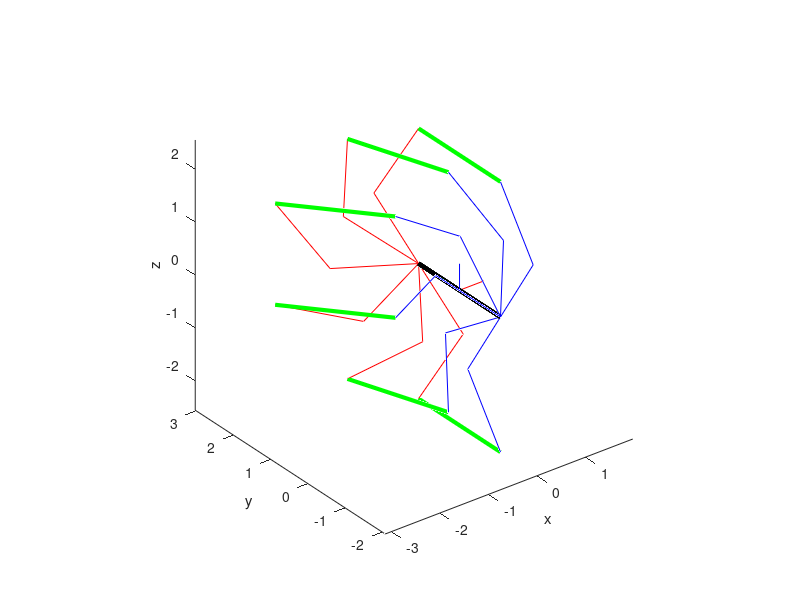

Reproduce this figure in MATLAB.
clc
clear
clf

l1 = 2.20;
l2 = 1.4725;
L1 = 2.20;
L2 = 1.4725;
deg = pi/180;

q11q13q21q23 = [pi/3, pi/3, pi/3, pi/3];
q11 = 0.1 * pi/2;
q13 = pi/3;
q21 = 0.5 * pi/2;
q23 = pi/3;

x11 = sin(q11);
y11 = cos(q11);
x13 = sin(q13/2);
y13 = cos(q13/2);
x21 = sin(q21);
y21 = cos(q21);
x23 = sin(q23/2);
y23 = cos(q23/2);
% x1213 =  sin(q12 + q13/2);
% y1213 =  cos(q12 + q13/2);
% x2223 =  sin(q22 + q23/2);
% y2223 =  cos(q22 + q23/2);

% syms x
% C1 * x^8  + C2 * x^7 + C3 * x^6  + C4 * x^5 + C5 * x^4  + C6 * x^3 + C7 * x^2 + C8 * x^1 + C9 = 0;
% x = tan[(q12 + q13/2)/2]
% the coefficient matrix of the 8-degree polynomials equations
% the coefficient matrix of the 8-degree polynomials equation
% CoefficientMatrix8 = [C1, C2, C3, C4, C5, C6, C7, C8, C9];

A1 = l2 * x11 * 2 * y13;
A2 = l2 * x21 * 2 * y23;
A3 = l2 * y11 * 2 * y13;
A4 = l2 * y21 * 2 * y23;

C1 = (A1^4 + 2*A1^2*A2^2 + 2*A1^2*A3^2 - 4*A1^2*A3*l1 + 2*A1^2*A4^2 + A2^4 + 2*A2^2*A3^2 - 4*A2^2*A3*l1 + 2*A2^2*A4^2 + A3^4 - 4*A3^3*l1 + 2*A3^2*A4^2 + 4*A3^2*l1^2 - 4*A3*A4^2*l1 + A4^4)*y23^4 + (- 4*A1^2*A2^2 + 8*A1*A2*A3*A4 - 8*A1*A2*A4*l1 - 4*A3^2*A4^2 + 8*A3*A4^2*l1 - 4*A4^2*l1^2)*y23^2;
C2 = 0;
C3 = (- 8*A1^2*A2^2 - 8*A1^2*A4^2 - 8*A2^4 - 8*A2^2*A3^2 + 16*l1*A2^2*A3 - 16*A2^2*A4^2 - 8*A3^2*A4^2 + 16*l1*A3*A4^2 - 8*A4^4)*y13^2*y23^2 + (16*A1^2*A2^2 - 32*A1*A2*A3*A4 + 32*A1*A2*A4*l1 + 16*A3^2*A4^2 - 32*A3*A4^2*l1 + 16*A4^2*l1^2)*y13^2 + (- 4*A1^4 - 8*A1^2*A3^2 + 8*l1*A1^2*A3 + 4*A2^4 - 8*l1*A2^2*A3 + 8*A2^2*A4^2 - 4*A3^4 + 8*l1*A3^3 - 8*l1*A3*A4^2 + 4*A4^4)*y23^4 + (- 16*A4^2*l1^2 + 16*A3*A4^2*l1 - 16*A1*A2*A4*l1)*y23^2;
C4 = 0;
C5 = (16*A2^4 + 32*A2^2*A4^2 + 16*A4^4)*y13^4 + (16*A1^2*A2^2 + 16*A1^2*A4^2 - 16*A2^4 + 16*A2^2*A3^2 - 32*A2^2*A4^2 + 16*A3^2*A4^2 - 16*A4^4)*y13^2*y23^2 + (- 32*A1^2*A2^2 + 64*A1*A2*A3*A4 - 32*A3^2*A4^2 + 32*A4^2*l1^2)*y13^2 + (6*A1^4 - 4*A1^2*A2^2 + 12*A1^2*A3^2 - 4*A1^2*A4^2 + 6*A2^4 - 4*A2^2*A3^2 + 12*A2^2*A4^2 + 6*A3^4 - 4*A3^2*A4^2 - 8*A3^2*l1^2 + 6*A4^4)*y23^4 + (8*A1^2*A2^2 - 16*A1*A2*A3*A4 + 8*A3^2*A4^2 - 24*A4^2*l1^2)*y23^2;
C6 = 0;
C7 = (- 8*A1^2*A2^2 - 8*A1^2*A4^2 - 8*A2^4 - 8*A2^2*A3^2 - 16*l1*A2^2*A3 - 16*A2^2*A4^2 - 8*A3^2*A4^2 - 16*l1*A3*A4^2 - 8*A4^4)*y13^2*y23^2 + (16*A1^2*A2^2 - 32*A1*A2*A3*A4 - 32*A1*A2*A4*l1 + 16*A3^2*A4^2 + 32*A3*A4^2*l1 + 16*A4^2*l1^2)*y13^2 + (- 4*A1^4 - 8*A1^2*A3^2 - 8*l1*A1^2*A3 + 4*A2^4 + 8*l1*A2^2*A3 + 8*A2^2*A4^2 - 4*A3^4 - 8*l1*A3^3 + 8*l1*A3*A4^2 + 4*A4^4)*y23^4 + (- 16*A4^2*l1^2 - 16*A3*A4^2*l1 + 16*A1*A2*A4*l1)*y23^2;
C8 = 0;
C9 = (A1^4 + 2*A1^2*A2^2 + 2*A1^2*A3^2 + 4*A1^2*A3*l1 + 2*A1^2*A4^2 + A2^4 + 2*A2^2*A3^2 + 4*A2^2*A3*l1 + 2*A2^2*A4^2 + A3^4 + 4*A3^3*l1 + 2*A3^2*A4^2 + 4*A3^2*l1^2 + 4*A3*A4^2*l1 + A4^4)*y23^4 + (- 4*A1^2*A2^2 + 8*A1*A2*A3*A4 + 8*A1*A2*A4*l1 - 4*A3^2*A4^2 - 8*A3*A4^2*l1 - 4*A4^2*l1^2)*y23^2;


% the coefficient matrix of the 8-degree polynomials equation
CoefficientMatrix8 = [C1, C2, C3, C4, C5, C6, C7, C8, C9];

% calculate the root of the 8-degree polynomials equation
x = roots(CoefficientMatrix8);

% get the value of real number (+/-)
x = x(imag(x) == 0);
NumRealq12 = length (x);

% the final value of "+/-theta13"
% the programm should judge the sign of the value

q12all = 2 * atan(x) - q13/2 ;
%% ------------------Obtain all of the correct values and assign to q13q23-------------------------
% numbers of i and j are used to count the possible values that satisfy the
% condiation of C1z = C2z; And then, assign all the possible values to
% matrix q13q23;

i = 1;
for Numq12 = 1:NumRealq12
    
    q12SingleValue = q12all(Numq12);
    j = 0;
    %% -------------- Calculate the value of q23 (theta23) ----------------
    % Using the following function to calculate the value of q23
    % L2 * cos(q23)^2 + (D1 * cos(q13) + D2) * cos(q23) + (L2 * cos(q13)^2 + E1 * cos(q13) + E2) = 0
    % the coefficient matrix of the 2-degree polynomials equations
    
    x1213 =  sin(q12SingleValue + q13/2);
    y1213 =  cos(q12SingleValue + q13/2);
    if y23 ~= 0
        x2223 = y13 * x1213 / y23;
    end
    
    % calculate the root of the 2-degree polynomials equation
    q22all = asin(x2223) - q23/2;    
    %q22all * 180 / pi
    
    for Numq22 = 1:length(q22all)
        
        q22SingleValue = q22all(Numq22);
        %% -----------------------Get the output values of Moving Platform-----------------------
        %%--------------------Calculate the position of Ai Bi Ci------------------
        A1 = [0, -L1/2, 0];
        B1 = [L2 * cos(q12SingleValue) * sin(q11), -L1/2 - L2 * cos(q12SingleValue) * cos(q11), L2 * sin(q12SingleValue)];
        C1 = [L2 * (cos(q12SingleValue) + cos(q12SingleValue + q13)) * sin(q11), -L1/2 - L2 * (cos(q12SingleValue) + cos(q12SingleValue + q13)) * cos(q11), L2 * (sin(q12SingleValue) + sin(q12SingleValue + q13))];
        
        A2 = [0, L1/2, 0];
        B2 = [- L2 * cos(q22SingleValue) * sin(q21), L1/2 + L2 * cos(q22SingleValue) * cos(q21), L2 * sin(q22SingleValue)];
        C2 = [- L2 * (cos(q22SingleValue) + cos(q22SingleValue + q23)) * sin(q21), L1/2 + L2 * (cos(q22SingleValue) + cos(q22SingleValue + q23)) * cos(q21), L2 * (sin(q22SingleValue) + sin(q22SingleValue + q23))];
        %%------------------------------------------------------------------------
        
        % Get rid of the undesired points
        if abs(C1(3) - C2(3)) > 1e-8 || norm(C1 - C2) - L1 > 1e-8 
            continue;
        end
        
        % assign the values to q13q23
        q12 = q12SingleValue;
        q22 = q22SingleValue;
        
        % Calculate the center point of moving platform
        p(i+j,1:3) = (C1 + C2) / 2;
        C1C2 = C2 - C1;
        yaxis = [0, 1, 0];
        % Judge the direction of the rotation around Z-axis
        directionC1C2Xxaxis = cross(C1C2, yaxis);
        if directionC1C2Xxaxis(3) < 0
            gamma(i+j) = -acos((C1C2 * yaxis')/(norm(C1C2)* norm(yaxis)));
        else
            gamma(i+j) = acos((C1C2 * yaxis')/(norm(C1C2)* norm(yaxis)));
        end
        gamma(i+j) * 180 / pi;
        p(i+j,4:6) = [0, 0, gamma(i+j)];
        ABC(i+j,:) = [A1, B1, C1, A2, B2, C2];
        
        %%-------------------------q14q15 and q24q25------------------------------
        % Calculate the angles of q14q15 and q24q25
        q14 = pi - q12 - q13;% Actually, it should be:q14 = q12 + q13 - pi/2;
        q15 = -q11 - gamma(i+j);
        q24 = pi - q22 - q23;%Actually, it should be:q14 = q22 + q23 - pi/2;
        q25 = q21 - gamma(i+j);
        %%------------------------------------------------------------------------
        %%-------------------------q11-q15 and q21-q25------------------------------
        q1q2(i+j,:) = [q11, q12, q13, q14, q15, q21, q22, q23, q24, q25];
        
        j = j + 1;
        %% --------------------Plot the mechanism Ai Bi Ci------------------
        PA1B1C1x = [A1(1), B1(1), C1(1)];
        PA1B1C1y = [A1(2), B1(2), C1(2)];
        PA1B1C1z = [A1(3), B1(3), C1(3)];
        plot3(PA1B1C1x, PA1B1C1y, PA1B1C1z,'b-'); hold on;
        
        PA2B2C2x = [A2(1), B2(1), C2(1)];
        PA2B2C2y = [A2(2), B2(2), C2(2)];
        PA2B2C2z = [A2(3), B2(3), C2(3)];
        plot3(PA2B2C2x, PA2B2C2y, PA2B2C2z,'r-'); hold on;
        
        PC1C2x = [C1(1), C2(1)];
        PC1C2y = [C1(2), C2(2)];
        PC1C2z = [C1(3), C2(3)];
        plot3(PC1C2x, PC1C2y, PC1C2z,'g-','linewidth',3); hold on;
        
        PA1A2x = [A1(1), A2(1)];
        PA1A2y = [A1(2), A2(2)];
        PA1A2z = [A1(3), A2(3)];
        
        plot3(PA1A2x, PA1A2y, PA1A2z,'k-','linewidth',3); hold on;
        %grid on;
        %axis equal;
        xlabel('x');
        ylabel('y');
        zlabel('z');
        axis equal;
    end
    i = i + j;
end

%----------------- plot xyz axes of base point --------------
x_axis = [0.5 0 0];
y_axis = [0 0.5 0];
z_axis = [0 0 0.5];
OP= [0 0 0];
xyz = [OP;x_axis;OP;y_axis;OP;z_axis];
i = 1:2;
plot3(xyz(i,1),xyz(i,2),xyz(i,3),'-r');
i = 3:4;
plot3(xyz(i,1),xyz(i,2),xyz(i,3),'-g');
i = 5:6;
plot3(xyz(i,1),xyz(i,2),xyz(i,3),'-b');
%-----------------------------------------------------------

%%Here is used to judge the existance of the solution
if i == 1
    display('No solution for this input, Calculation process is stopped');
    p = [];
    ABC = [];
    q1q2 = [0, pi/4, pi/2, -pi/4, 0, 0, pi/4, pi/2, -pi/4, 0];
end
